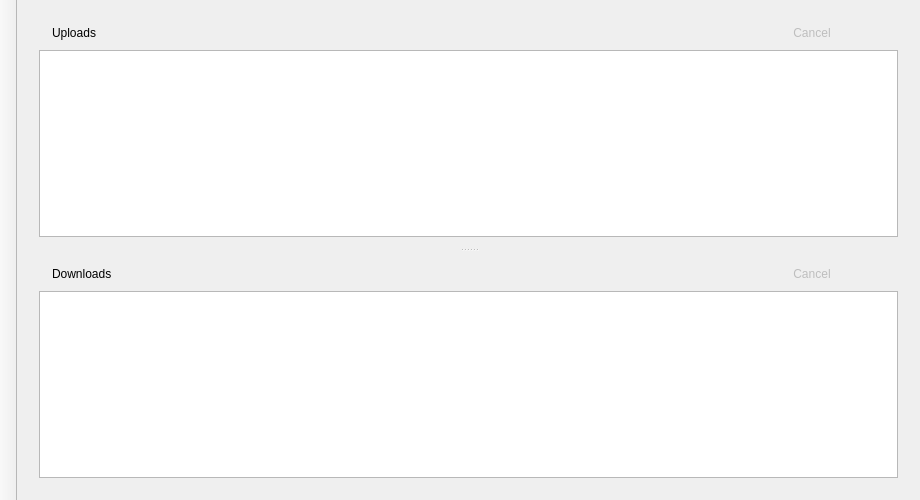
<?xml version="1.0" encoding="UTF-8"?>
<ui version="4.0">
 <class>MainWindow</class>
 <widget class="QMainWindow" name="MainWindow">
  <property name="geometry">
   <rect>
    <x>0</x>
    <y>0</y>
    <width>920</width>
    <height>500</height>
   </rect>
  </property>
  <property name="windowTitle">
   <string>Locally</string>
  </property>
  <property name="windowIcon">
   <iconset resource="../res.qrc">
    <normaloff>:/img/icon.png</normaloff>:/img/icon.png</iconset>
  </property>
  <widget class="QWidget" name="centralWidget">
   <layout class="QVBoxLayout" name="verticalLayout_3">
    <item>
     <widget class="QSplitter" name="splitter">
      <property name="lineWidth">
       <number>2</number>
      </property>
      <property name="orientation">
       <enum>Qt::Vertical</enum>
      </property>
      <property name="opaqueResize">
       <bool>true</bool>
      </property>
      <property name="childrenCollapsible">
       <bool>false</bool>
      </property>
      <widget class="QWidget" name="layoutWidget">
       <layout class="QVBoxLayout" name="verticalLayout">
        <item>
         <layout class="QHBoxLayout" name="horizontalLayout">
          <item>
           <widget class="QLabel" name="label_3">
            <property name="text">
             <string/>
            </property>
            <property name="pixmap">
             <pixmap resource="../res.qrc">:/img/up.png</pixmap>
            </property>
            <property name="scaledContents">
             <bool>false</bool>
            </property>
           </widget>
          </item>
          <item>
           <widget class="QLabel" name="label">
            <property name="text">
             <string>Uploads</string>
            </property>
           </widget>
          </item>
          <item>
           <spacer name="horizontalSpacer">
            <property name="orientation">
             <enum>Qt::Horizontal</enum>
            </property>
            <property name="sizeHint" stdset="0">
             <size>
              <width>40</width>
              <height>20</height>
             </size>
            </property>
           </spacer>
          </item>
          <item>
           <widget class="QPushButton" name="resumeSenderBtn">
            <property name="enabled">
             <bool>false</bool>
            </property>
            <property name="toolTip">
             <string>Resume</string>
            </property>
            <property name="text">
             <string/>
            </property>
            <property name="icon">
             <iconset resource="../res.qrc">
              <normaloff>:/img/resume.png</normaloff>:/img/resume.png</iconset>
            </property>
            <property name="iconSize">
             <size>
              <width>18</width>
              <height>18</height>
             </size>
            </property>
            <property name="flat">
             <bool>true</bool>
            </property>
           </widget>
          </item>
          <item>
           <widget class="QPushButton" name="pauseSenderBtn">
            <property name="enabled">
             <bool>false</bool>
            </property>
            <property name="toolTip">
             <string>Pause</string>
            </property>
            <property name="text">
             <string/>
            </property>
            <property name="icon">
             <iconset resource="../res.qrc">
              <normaloff>:/img/pause.png</normaloff>:/img/pause.png</iconset>
            </property>
            <property name="iconSize">
             <size>
              <width>18</width>
              <height>18</height>
             </size>
            </property>
            <property name="flat">
             <bool>true</bool>
            </property>
           </widget>
          </item>
          <item>
           <widget class="QPushButton" name="cancelSenderBtn">
            <property name="enabled">
             <bool>false</bool>
            </property>
            <property name="toolTip">
             <string>Cancel selected item</string>
            </property>
            <property name="text">
             <string>Cancel</string>
            </property>
            <property name="icon">
             <iconset resource="../res.qrc">
              <normaloff>:/img/cancel.png</normaloff>:/img/cancel.png</iconset>
            </property>
            <property name="iconSize">
             <size>
              <width>18</width>
              <height>18</height>
             </size>
            </property>
            <property name="flat">
             <bool>true</bool>
            </property>
           </widget>
          </item>
          <item>
           <widget class="QPushButton" name="pushButton_2">
            <property name="toolTip">
             <string>Clear completed items</string>
            </property>
            <property name="text">
             <string/>
            </property>
            <property name="icon">
             <iconset resource="../res.qrc">
              <normaloff>:/img/clear.png</normaloff>:/img/clear.png</iconset>
            </property>
            <property name="iconSize">
             <size>
              <width>18</width>
              <height>18</height>
             </size>
            </property>
            <property name="flat">
             <bool>true</bool>
            </property>
           </widget>
          </item>
         </layout>
        </item>
        <item>
         <widget class="QTableView" name="sentContentTbView">
          <property name="contextMenuPolicy">
           <enum>Qt::CustomContextMenu</enum>
          </property>
          <property name="selectionMode">
           <enum>QAbstractItemView::SingleSelection</enum>
          </property>
          <property name="selectionBehavior">
           <enum>QAbstractItemView::SelectRows</enum>
          </property>
          <property name="verticalScrollMode">
           <enum>QAbstractItemView::ScrollPerPixel</enum>
          </property>
          <property name="horizontalScrollMode">
           <enum>QAbstractItemView::ScrollPerPixel</enum>
          </property>
          <property name="wordWrap">
           <bool>false</bool>
          </property>
          <attribute name="horizontalHeaderStretchLastSection">
           <bool>true</bool>
          </attribute>
          <attribute name="verticalHeaderVisible">
           <bool>false</bool>
          </attribute>
         </widget>
        </item>
       </layout>
      </widget>
      <widget class="QWidget" name="layoutWidget">
       <layout class="QVBoxLayout" name="verticalLayout_2">
        <item>
         <layout class="QHBoxLayout" name="horizontalLayout_2">
          <item>
           <widget class="QLabel" name="label_4">
            <property name="text">
             <string/>
            </property>
            <property name="pixmap">
             <pixmap resource="../res.qrc">:/img/down.png</pixmap>
            </property>
           </widget>
          </item>
          <item>
           <widget class="QLabel" name="label_2">
            <property name="text">
             <string>Downloads</string>
            </property>
           </widget>
          </item>
          <item>
           <spacer name="horizontalSpacer_2">
            <property name="orientation">
             <enum>Qt::Horizontal</enum>
            </property>
            <property name="sizeHint" stdset="0">
             <size>
              <width>40</width>
              <height>20</height>
             </size>
            </property>
           </spacer>
          </item>
          <item>
           <widget class="QPushButton" name="resumeReceiverBtn">
            <property name="enabled">
             <bool>false</bool>
            </property>
            <property name="toolTip">
             <string>Resume</string>
            </property>
            <property name="text">
             <string/>
            </property>
            <property name="icon">
             <iconset resource="../res.qrc">
              <normaloff>:/img/resume.png</normaloff>:/img/resume.png</iconset>
            </property>
            <property name="iconSize">
             <size>
              <width>18</width>
              <height>18</height>
             </size>
            </property>
            <property name="flat">
             <bool>true</bool>
            </property>
           </widget>
          </item>
          <item>
           <widget class="QPushButton" name="pauseReceiverBtn">
            <property name="enabled">
             <bool>false</bool>
            </property>
            <property name="toolTip">
             <string>Pause</string>
            </property>
            <property name="text">
             <string/>
            </property>
            <property name="icon">
             <iconset resource="../res.qrc">
              <normaloff>:/img/pause.png</normaloff>:/img/pause.png</iconset>
            </property>
            <property name="iconSize">
             <size>
              <width>18</width>
              <height>18</height>
             </size>
            </property>
            <property name="flat">
             <bool>true</bool>
            </property>
           </widget>
          </item>
          <item>
           <widget class="QPushButton" name="cancelReceiverBtn">
            <property name="enabled">
             <bool>false</bool>
            </property>
            <property name="toolTip">
             <string>Cancel selected item</string>
            </property>
            <property name="text">
             <string>Cancel</string>
            </property>
            <property name="icon">
             <iconset resource="../res.qrc">
              <normaloff>:/img/cancel.png</normaloff>:/img/cancel.png</iconset>
            </property>
            <property name="iconSize">
             <size>
              <width>18</width>
              <height>18</height>
             </size>
            </property>
            <property name="flat">
             <bool>true</bool>
            </property>
           </widget>
          </item>
          <item>
           <widget class="QPushButton" name="pushButton">
            <property name="toolTip">
             <string>Clear completed items</string>
            </property>
            <property name="text">
             <string/>
            </property>
            <property name="icon">
             <iconset resource="../res.qrc">
              <normaloff>:/img/clear.png</normaloff>:/img/clear.png</iconset>
            </property>
            <property name="iconSize">
             <size>
              <width>18</width>
              <height>18</height>
             </size>
            </property>
            <property name="flat">
             <bool>true</bool>
            </property>
           </widget>
          </item>
         </layout>
        </item>
        <item>
         <widget class="QTableView" name="receivedContentTbView">
          <property name="contextMenuPolicy">
           <enum>Qt::CustomContextMenu</enum>
          </property>
          <property name="selectionMode">
           <enum>QAbstractItemView::SingleSelection</enum>
          </property>
          <property name="selectionBehavior">
           <enum>QAbstractItemView::SelectRows</enum>
          </property>
          <property name="verticalScrollMode">
           <enum>QAbstractItemView::ScrollPerPixel</enum>
          </property>
          <property name="horizontalScrollMode">
           <enum>QAbstractItemView::ScrollPerPixel</enum>
          </property>
          <property name="wordWrap">
           <bool>false</bool>
          </property>
          <attribute name="horizontalHeaderStretchLastSection">
           <bool>true</bool>
          </attribute>
          <attribute name="verticalHeaderVisible">
           <bool>false</bool>
          </attribute>
         </widget>
        </item>
       </layout>
      </widget>
     </widget>
    </item>
   </layout>
  </widget>
  <widget class="QToolBar" name="mainToolBar">
   <property name="movable">
    <bool>false</bool>
   </property>
   <property name="allowedAreas">
    <set>Qt::LeftToolBarArea</set>
   </property>
   <property name="iconSize">
    <size>
     <width>58</width>
     <height>38</height>
    </size>
   </property>
   <property name="toolButtonStyle">
    <enum>Qt::ToolButtonTextUnderIcon</enum>
   </property>
   <property name="floatable">
    <bool>false</bool>
   </property>
   <attribute name="toolBarArea">
    <enum>LeftToolBarArea</enum>
   </attribute>
   <attribute name="toolBarBreak">
    <bool>false</bool>
   </attribute>
  </widget>
 </widget>
 <layoutdefault spacing="6" margin="11"/>
 <resources>
  <include location="../res.qrc"/>
 </resources>
 <connections>
  <connection>
   <sender>sentContentTbView</sender>
   <signal>doubleClicked(QModelIndex)</signal>
   <receiver>MainWindow</receiver>
   <slot>onSenderTableDoubleClicked(QModelIndex)</slot>
   <hints>
    <hint type="sourcelabel">
     <x>157</x>
     <y>91</y>
    </hint>
    <hint type="destinationlabel">
     <x>79</x>
     <y>39</y>
    </hint>
   </hints>
  </connection>
  <connection>
   <sender>receivedContentTbView</sender>
   <signal>doubleClicked(QModelIndex)</signal>
   <receiver>MainWindow</receiver>
   <slot>onReceiverTableDoubleClicked(QModelIndex)</slot>
   <hints>
    <hint type="sourcelabel">
     <x>290</x>
     <y>335</y>
    </hint>
    <hint type="destinationlabel">
     <x>82</x>
     <y>265</y>
    </hint>
   </hints>
  </connection>
  <connection>
   <sender>pushButton_2</sender>
   <signal>clicked()</signal>
   <receiver>MainWindow</receiver>
   <slot>onSenderClearClicked()</slot>
   <hints>
    <hint type="sourcelabel">
     <x>908</x>
     <y>31</y>
    </hint>
    <hint type="destinationlabel">
     <x>709</x>
     <y>3</y>
    </hint>
   </hints>
  </connection>
  <connection>
   <sender>pushButton</sender>
   <signal>clicked()</signal>
   <receiver>MainWindow</receiver>
   <slot>onReceiverClearClicked()</slot>
   <hints>
    <hint type="sourcelabel">
     <x>908</x>
     <y>277</y>
    </hint>
    <hint type="destinationlabel">
     <x>512</x>
     <y>1</y>
    </hint>
   </hints>
  </connection>
  <connection>
   <sender>cancelReceiverBtn</sender>
   <signal>clicked()</signal>
   <receiver>MainWindow</receiver>
   <slot>onReceiverCancelClicked()</slot>
   <hints>
    <hint type="sourcelabel">
     <x>818</x>
     <y>266</y>
    </hint>
    <hint type="destinationlabel">
     <x>952</x>
     <y>317</y>
    </hint>
   </hints>
  </connection>
  <connection>
   <sender>pauseReceiverBtn</sender>
   <signal>clicked()</signal>
   <receiver>MainWindow</receiver>
   <slot>onReceiverPauseClicked()</slot>
   <hints>
    <hint type="sourcelabel">
     <x>777</x>
     <y>265</y>
    </hint>
    <hint type="destinationlabel">
     <x>930</x>
     <y>284</y>
    </hint>
   </hints>
  </connection>
  <connection>
   <sender>resumeReceiverBtn</sender>
   <signal>clicked()</signal>
   <receiver>MainWindow</receiver>
   <slot>onReceiverResumeClicked()</slot>
   <hints>
    <hint type="sourcelabel">
     <x>734</x>
     <y>266</y>
    </hint>
    <hint type="destinationlabel">
     <x>925</x>
     <y>364</y>
    </hint>
   </hints>
  </connection>
  <connection>
   <sender>sentContentTbView</sender>
   <signal>customContextMenuRequested(QPoint)</signal>
   <receiver>MainWindow</receiver>
   <slot>onSenderTableContextMenuRequested(QPoint)</slot>
   <hints>
    <hint type="sourcelabel">
     <x>301</x>
     <y>127</y>
    </hint>
    <hint type="destinationlabel">
     <x>-27</x>
     <y>96</y>
    </hint>
   </hints>
  </connection>
  <connection>
   <sender>receivedContentTbView</sender>
   <signal>customContextMenuRequested(QPoint)</signal>
   <receiver>MainWindow</receiver>
   <slot>onReceiverTableContextMenuRequested(QPoint)</slot>
   <hints>
    <hint type="sourcelabel">
     <x>211</x>
     <y>359</y>
    </hint>
    <hint type="destinationlabel">
     <x>-35</x>
     <y>333</y>
    </hint>
   </hints>
  </connection>
  <connection>
   <sender>cancelSenderBtn</sender>
   <signal>clicked()</signal>
   <receiver>MainWindow</receiver>
   <slot>onSenderCancelClicked()</slot>
   <hints>
    <hint type="sourcelabel">
     <x>815</x>
     <y>22</y>
    </hint>
    <hint type="destinationlabel">
     <x>551</x>
     <y>8</y>
    </hint>
   </hints>
  </connection>
  <connection>
   <sender>pauseSenderBtn</sender>
   <signal>clicked()</signal>
   <receiver>MainWindow</receiver>
   <slot>onSenderPauseClicked()</slot>
   <hints>
    <hint type="sourcelabel">
     <x>772</x>
     <y>27</y>
    </hint>
    <hint type="destinationlabel">
     <x>1043</x>
     <y>47</y>
    </hint>
   </hints>
  </connection>
  <connection>
   <sender>resumeSenderBtn</sender>
   <signal>clicked()</signal>
   <receiver>MainWindow</receiver>
   <slot>onSenderResumeClicked()</slot>
   <hints>
    <hint type="sourcelabel">
     <x>733</x>
     <y>21</y>
    </hint>
    <hint type="destinationlabel">
     <x>932</x>
     <y>99</y>
    </hint>
   </hints>
  </connection>
 </connections>
 <slots>
  <slot>onSendActionTriggered()</slot>
  <slot>onSettingsActionTriggered()</slot>
  <slot>onAboutActionTriggered()</slot>
  <slot>onSenderTableDoubleClicked(QModelIndex)</slot>
  <slot>onReceiverTableDoubleClicked(QModelIndex)</slot>
  <slot>onSenderClearClicked()</slot>
  <slot>onReceiverClearClicked()</slot>
  <slot>onSenderCancelClicked()</slot>
  <slot>onSenderPauseClicked()</slot>
  <slot>onSenderResumeClicked()</slot>
  <slot>onReceiverCancelClicked()</slot>
  <slot>onReceiverPauseClicked()</slot>
  <slot>onReceiverResumeClicked()</slot>
  <slot>onSenderTableContextMenuRequested(QPoint)</slot>
  <slot>onReceiverTableContextMenuRequested(QPoint)</slot>
  <slot>onSendFolderActionTriggered()</slot>
 </slots>
</ui>
